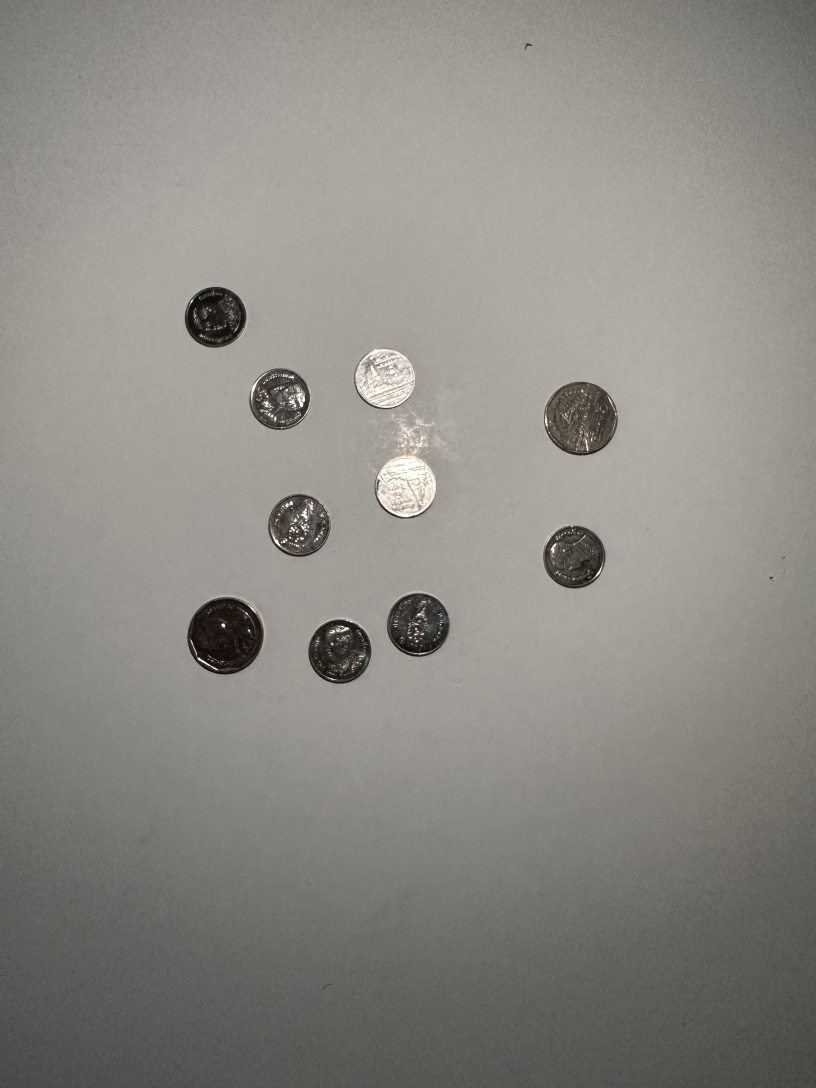
#> input picture MicrosoftTeams-image (4).png, 2448 x 3264 px (shown at 1/3 size)
$ python HWW7.py
#> lines starting #> are read from the running program, lines starting #| are printed output that depends on the picture
import matplotlib.pyplot as plt
import cv2 as cv

img = cv.imread("MicrosoftTeams-image (4).png")
#> img is the input picture: shape (3264, 2448, 3); mean B, G, R 132.1, 137.8, 140.3
gary_img = cv.cvtColor(img,cv.COLOR_BGR2GRAY)
plt.subplot(221,xticks=[],yticks=[])
plt.title("HW-WEEK7")
plt.imshow(gary_img)
result = cv.adaptiveThreshold(gary_img,255,cv.ADAPTIVE_THRESH_GAUSSIAN_C,cv.THRESH_BINARY,9,5)
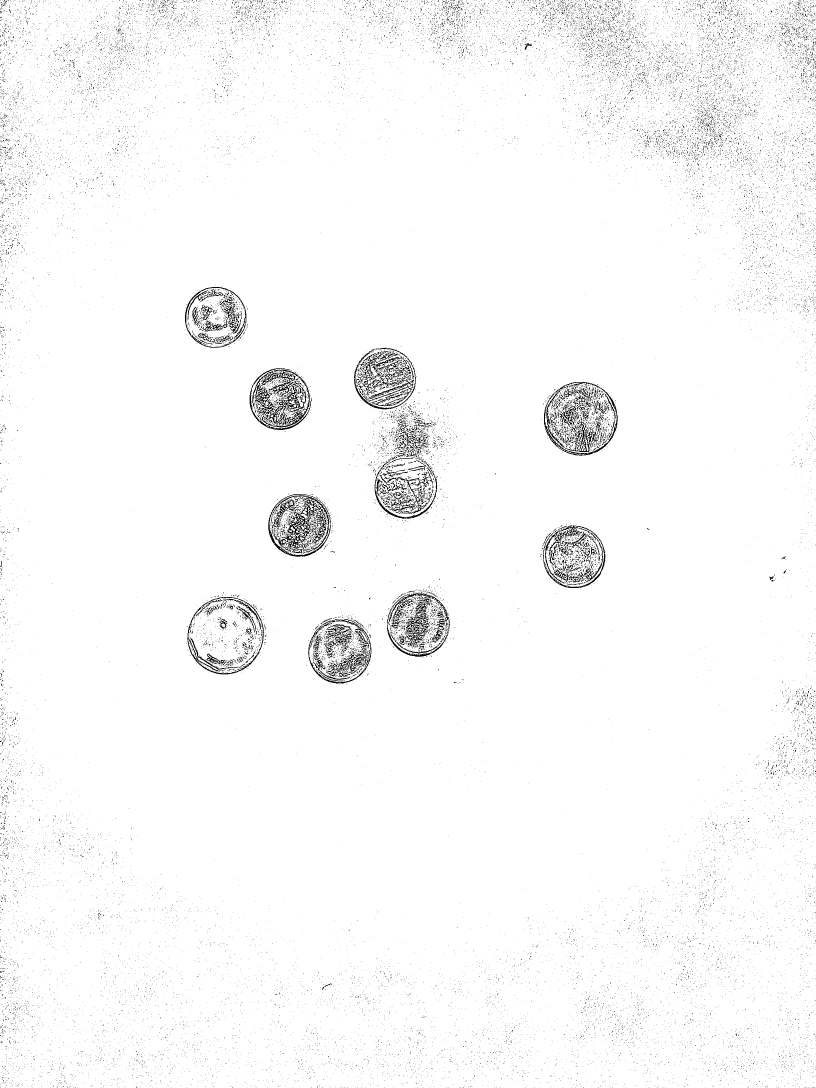
#> result: shape (3264, 2448) (shown at 1/3 size); 97.7% white; black in thin lines or dots
plt.subplot(224,title="adyhg",xticks=[],yticks=[])
plt.imshow(result,cmap="gray")
plt.show()
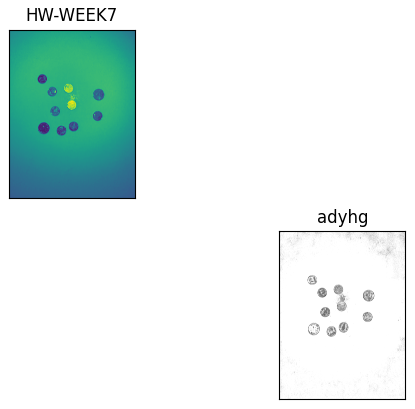
#> figure drawn by matplotlib, 2 panels

#ใช้เพราะเอาadptive gauss มาเเบ่งระดับหนึ่งเเละเอาbinaryมาเพิ่ทความชัด อติน next

$ run again, with MicrosoftTeams-image (3).png copied over MicrosoftTeams-image (4).png
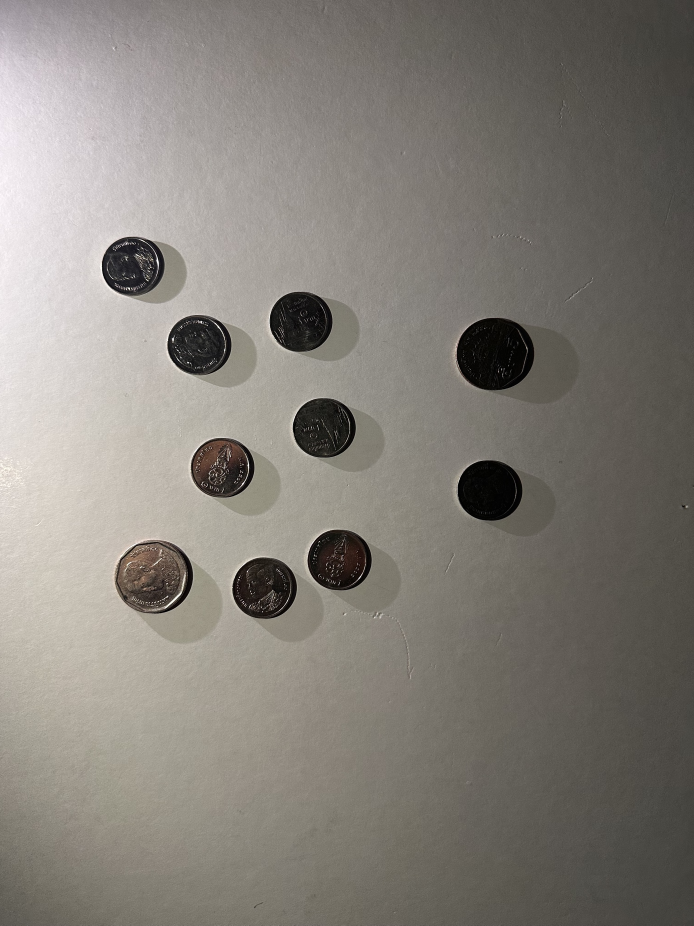
#> input picture MicrosoftTeams-image (3).png, 2082 x 2776 px (shown at 1/3 size)
#> img is the input picture: shape (2776, 2082, 3); mean B, G, R 120.7, 127.5, 132
#> `result = cv.adaptiveThreshold(gary_img,255,cv.ADAPTIVE_THRESH_GAUSSIAN..`:
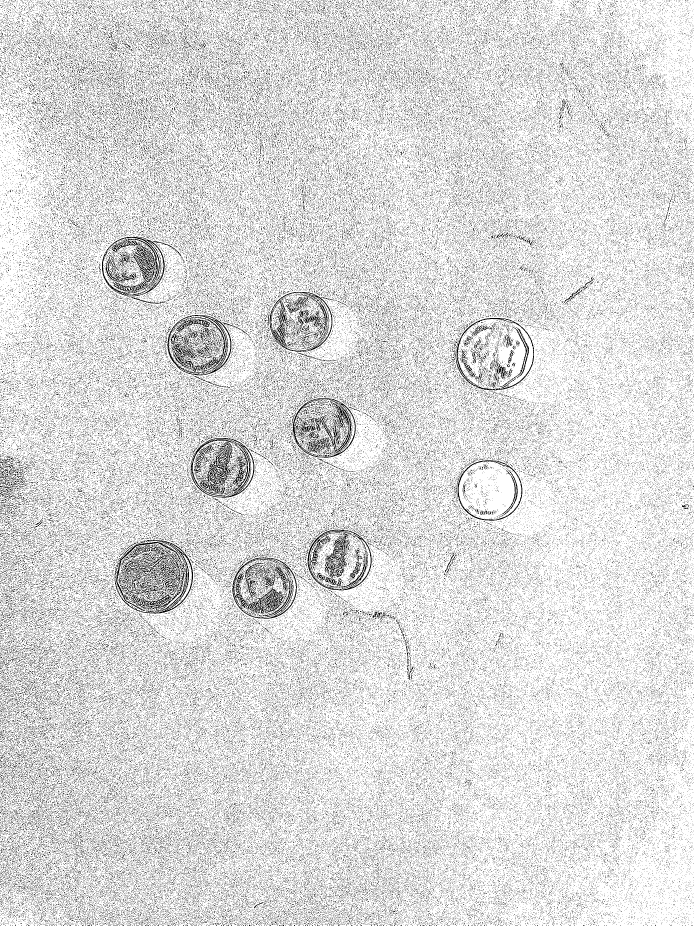
#> result: shape (2776, 2082) (shown at 1/3 size); 85.5% white; black in thin lines or dots
#> `plt.show()`:
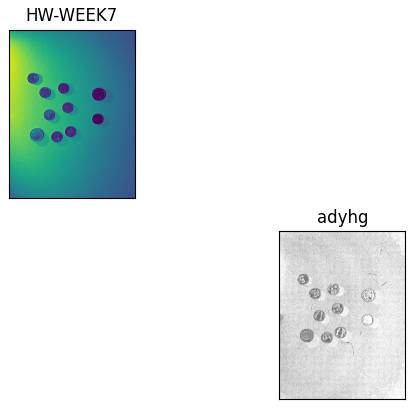
#> figure drawn by matplotlib, 2 panels
